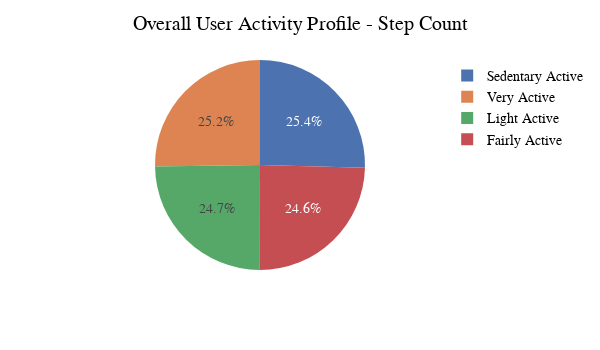

Notebook code cell kept with this figure:
### Code cell
# Pie Chart
plotly_template = "seaborn"
title_text = "Overall User Activity Profile - Step Count"
width_text, height_text = 600, 350
font_text, font_size_text, font_color_text = "Times New Roman", 14, "black"

fig = px.pie(df_q4, values='Avg_PercentOfUsers', names='TotalSteps_bin', width=width_text, height=height_text, template=plotly_template)
fig.update_layout(title=title_text, font=dict(family=font_text, size=font_size_text, color=font_color_text))
fig.show();

### Figure 1 — Plotly figure (JSON) as saved in the notebook; plotly's stock layout.template omitted (floating-point values rounded to 4 significant figures)
{"data": [{"domain": {"x": [0, 1], "y": [0, 1]}, "hovertemplate": "TotalSteps_bin=%{label}<br>Avg_PercentOfUsers=%{value}<extra></extra>", "labels": ["Fairly Active", "Light Active", "Sedentary Active", "Very Active"], "legendgroup": "", "name": "", "showlegend": true, "type": "pie", "values": [0.2484, 0.2494, 0.2561, 0.2544]}], "layout": {"font": {"color": "black", "family": "Times New Roman", "size": 14}, "height": 350, "legend": {"tracegroupgap": 0}, "margin": {"t": 60}, "title": {"text": "Overall User Activity Profile - Step Count"}, "width": 600}}
